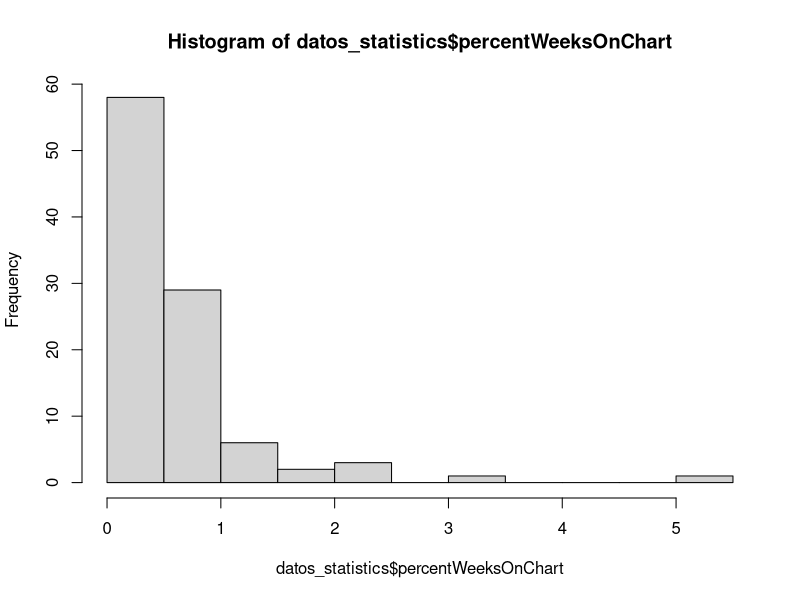
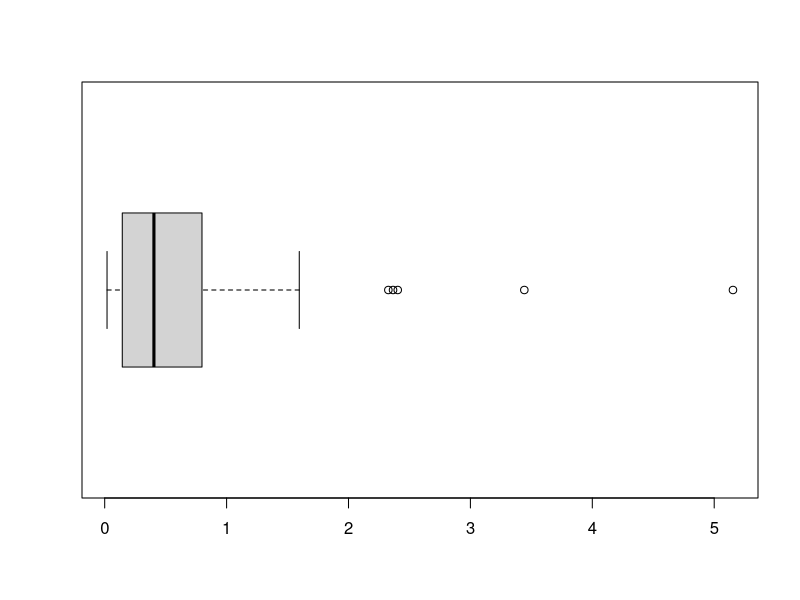
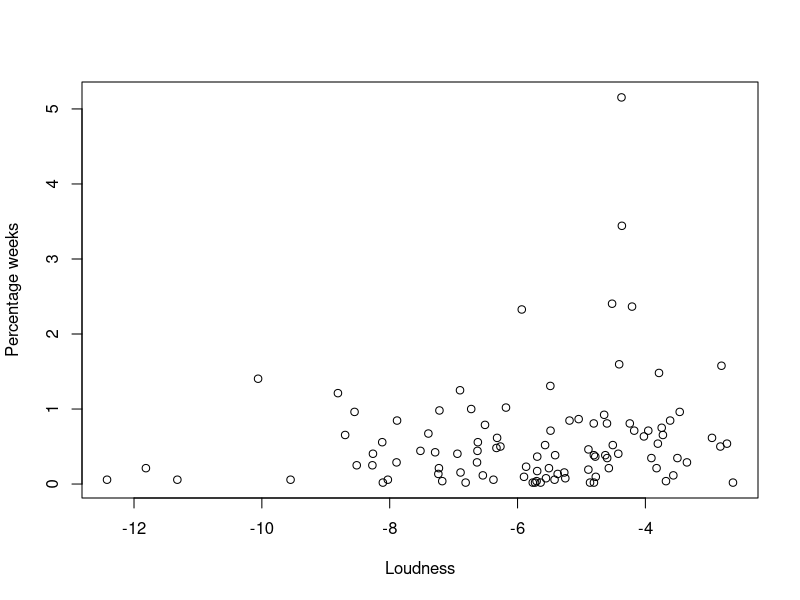

Generate these figures, in order, with R:
library(readxl)

#Import data
datos_statistics <- read_excel("Datos estadistica.xlsx")

#Choose best second variable
cat("Correlation between percentWeeksOnChart and Danceability\n")
cat(cor(datos_statistics$percentWeeksOnChart, datos_statistics$Danceability))

cat("\n\nCorrelation between percentWeeksOnChart and Duration\n")
cat(cor(datos_statistics$percentWeeksOnChart, datos_statistics$Duration))

cat("\n\nCorrelation between percentWeeksOnChart and Loudness\n")
cat(cor(datos_statistics$percentWeeksOnChart, datos_statistics$Loudness))
cat("\n")

#Histogram/Box-Plot of main variable
hist(datos_statistics$percentWeeksOnChart)
boxplot(datos_statistics$percentWeeksOnChart, horizontal = TRUE)

#Scatterplot without linear model of percentWeeksOnChart and Loudness
plot(
    datos_statistics$Loudness,
    datos_statistics$percentWeeksOnChart,
    xlab = "Loudness",
    ylab = "Percentage weeks"
)